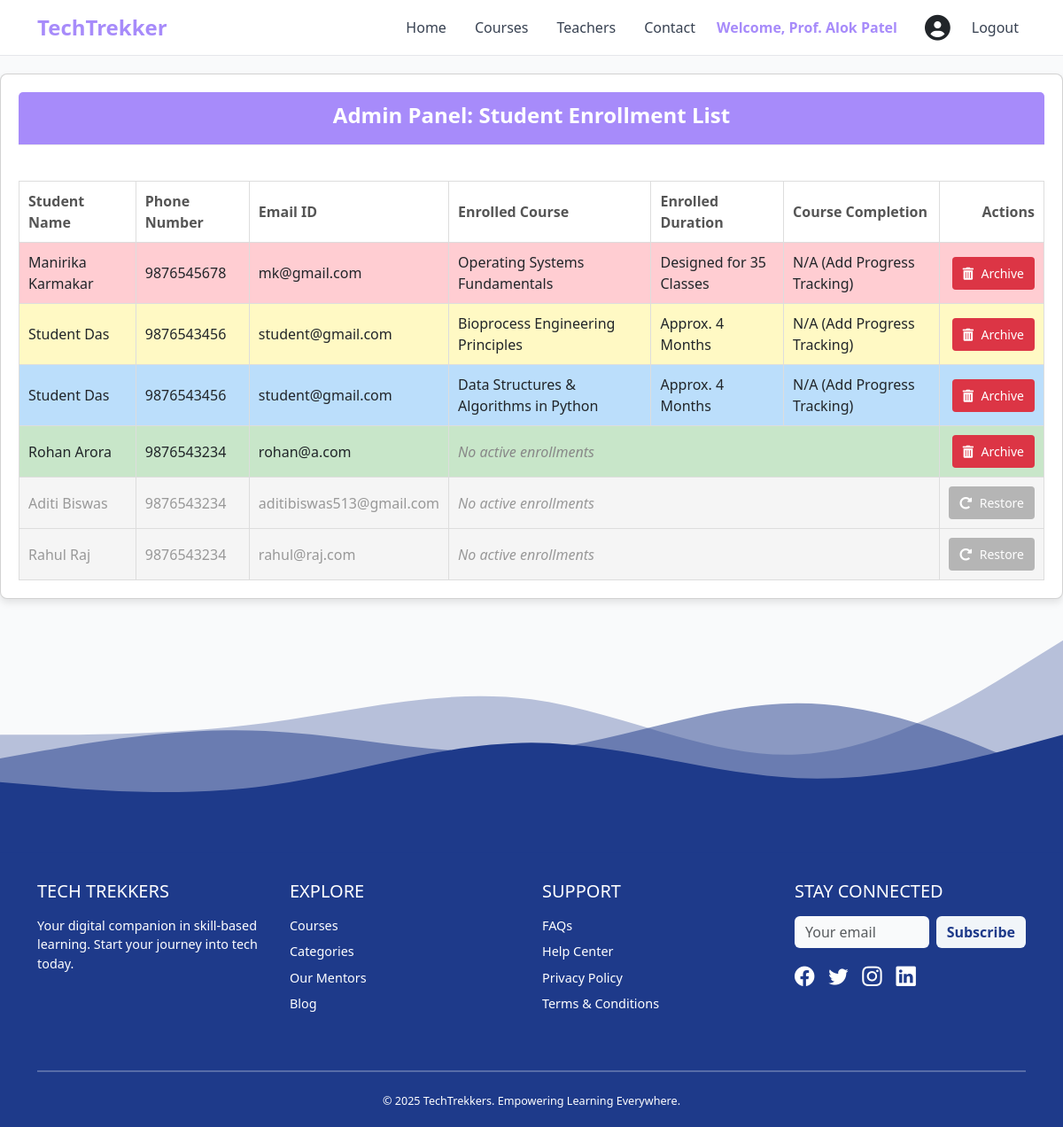
The app's page /admin_students.php (signed in) with its own data.
### tables this page shows
CREATE TABLE `students` (
  `student_id` int(11) NOT NULL,
  `first_name` varchar(100) NOT NULL,
  `surname` varchar(100) NOT NULL,
  `email` varchar(255) NOT NULL,
  `phone_number` varchar(20) DEFAULT NULL,
  `last_qualification` varchar(100) DEFAULT NULL,
  `last_percentage` decimal(5,2) DEFAULT NULL,
  `password_hash` varchar(255) NOT NULL,
  `registration_date` timestamp NOT NULL DEFAULT current_timestamp(),
  `deleted_at` timestamp NULL DEFAULT NULL
);

CREATE TABLE `enrollments` (
  `enrollment_id` char(36) NOT NULL DEFAULT uuid(),
  `stream_id` int(11) NOT NULL,
  `course_id` int(11) NOT NULL,
  `course_name` varchar(255) NOT NULL,
  `total_duration` varchar(50) NOT NULL,
  `buyer_name` varchar(255) NOT NULL,
  `buyer_email` varchar(255) NOT NULL,
  `phone_number` varchar(20) DEFAULT NULL,
  `amount_paid` decimal(10,2) NOT NULL,
  `enrolled_at` timestamp NOT NULL DEFAULT current_timestamp(),
  `receipt_path` varchar(255) DEFAULT NULL
);

### admin_students.php (the view, shortened to what this page needs)
<?php
include 'header.php';
require 'db.php';
$sql = "
    SELECT
        s.student_id,
        s.first_name,
        s.surname,
        s.email,
        s.phone_number,
        s.deleted_at,
        e.course_name AS enrolled_course_name,
        e.total_duration AS enrollment_duration,
        c.estimated_duration AS course_standard_duration,
        e.enrolled_at
    FROM
        students s
    LEFT JOIN
        enrollments e ON s.email = e.buyer_email
    LEFT JOIN
        courses c ON e.course_id = c.course_id
    ORDER BY
        CASE WHEN s.deleted_at IS NOT NULL THEN 1 ELSE 0 END,
        CASE WHEN e.enrolled_at IS NULL THEN 1 ELSE 0 END,
        s.first_name, s.surname,
        e.enrolled_at DESC;
";
$result = $connection->query($sql);
?>
    <link rel="stylesheet" href="https://cdnjs.cloudflare.com/ajax/libs/font-awesome/5.15.4/css/all.min.css">
<body>
    <div class="card">
        <div class="card-header" style="background-color:#a78bfa; color:white;font-weight:bold;">
            Admin Panel: Student Enrollment List
        </div>
        <table>
            <thead>
                <tr>
                    <th>Student Name</th>
                    <th>Phone Number</th>
                    <th>Email ID</th>
                    <th>Enrolled Course</th>
                    <th>Enrolled Duration</th>
                    <th>Course Completion</th>
                    <th style="text-align: right;">Actions</th>
                </tr>
            </thead>
            <tbody>
                <?php
                if ($result->num_rows > 0) {
                    $active_row_counter = 0;
                    while ($row = $result->fetch_assoc()) {
                        $is_deleted = !empty($row['deleted_at']);
                        $row_class = '';
                        if ($is_deleted) {
                            $row_class = 'deleted-student';
                        } else {
                            $color_index = $active_row_counter % 7;
                            $row_class = 'row-color-' . $color_index;
                            $active_row_counter++;
                        }
                        echo "<tr class='" . $row_class . "'>";
                        echo "<td>" . htmlspecialchars($row['first_name'] . " " . $row['surname']) . "</td>";
                        echo "<td>" . htmlspecialchars($row['phone_number']) . "</td>";
                        echo "<td>" . htmlspecialchars($row['email']) . "</td>";
                        if ($row['enrolled_course_name']) {
                            echo "<td>" . htmlspecialchars($row['enrolled_course_name']) . "</td>";
                            echo "<td>" . htmlspecialchars($row['enrollment_duration']) . "</td>";
                            echo "<td>N/A (Add Progress Tracking)</td>";
                        } else {
                            echo "<td colspan='3' class='no-enrollments'>No active enrollments</td>";
                        }
                        echo "<td style='text-align: right;'>";
                        echo "<div class='action-buttons'>";
                        if ($is_deleted) {
                            echo "<form action='restore_student.php' method='POST' onsubmit=\"return confirm('Are you sure you want to restore this student?');\">";
                            echo "<button type='submit' class='restore-btn'>";
                            echo "<i class='fas fa-redo-alt'></i> Restore";
                            echo "</button>";
                            echo "</form>";
                        } else {
                            echo "<form action='archive_student.php' method='POST' onsubmit=\"return confirm('Are you sure you want to archive this student and all associated enrollments? This will mark them as inactive.');\">";
                            echo "<button type='submit' class='delete-btn'>";
                            echo "<i class='fas fa-trash-alt'></i> Archive";
                            echo "</button>";
                            echo "</form>";
                        }
                        echo "</div>";
                        echo "</td>";
                        echo "</tr>";
                    }
                } else {
                    echo "<tr><td colspan='7'>No students found.</td></tr>";
                }
                ?>
            </tbody>
        </table>
    </div>
<?php include 'footer.php'; ?>

### records on screen
students: first_name+surname "Manirika Karmakar", phone_number "9876545678", email "mk@gmail.com", enrollments.course_name "Operating Systems Fundamentals", enrollments.total_duration "Designed for 35 Classes"
students: first_name+surname "Student Das", phone_number "9876543456", email "student@gmail.com", enrollments.course_name "Bioprocess Engineering Principles", enrollments.total_duration "Approx. 4 Months", enrollments.course_name "Data Structures & Algorithms in Python"
students: first_name+surname "Rohan Arora", phone_number "9876543234", email "rohan@a.com", shows "No active enrollments"
students: first_name+surname "Aditi Biswas", phone_number "9876543234", email "aditibiswas513@gmail.com", shows "No active enrollments"
students: first_name+surname "Rahul Raj", phone_number "9876543234", email "rahul@raj.com", shows "No active enrollments"

### other values on screen
$userName "Prof. Alok Patel"
